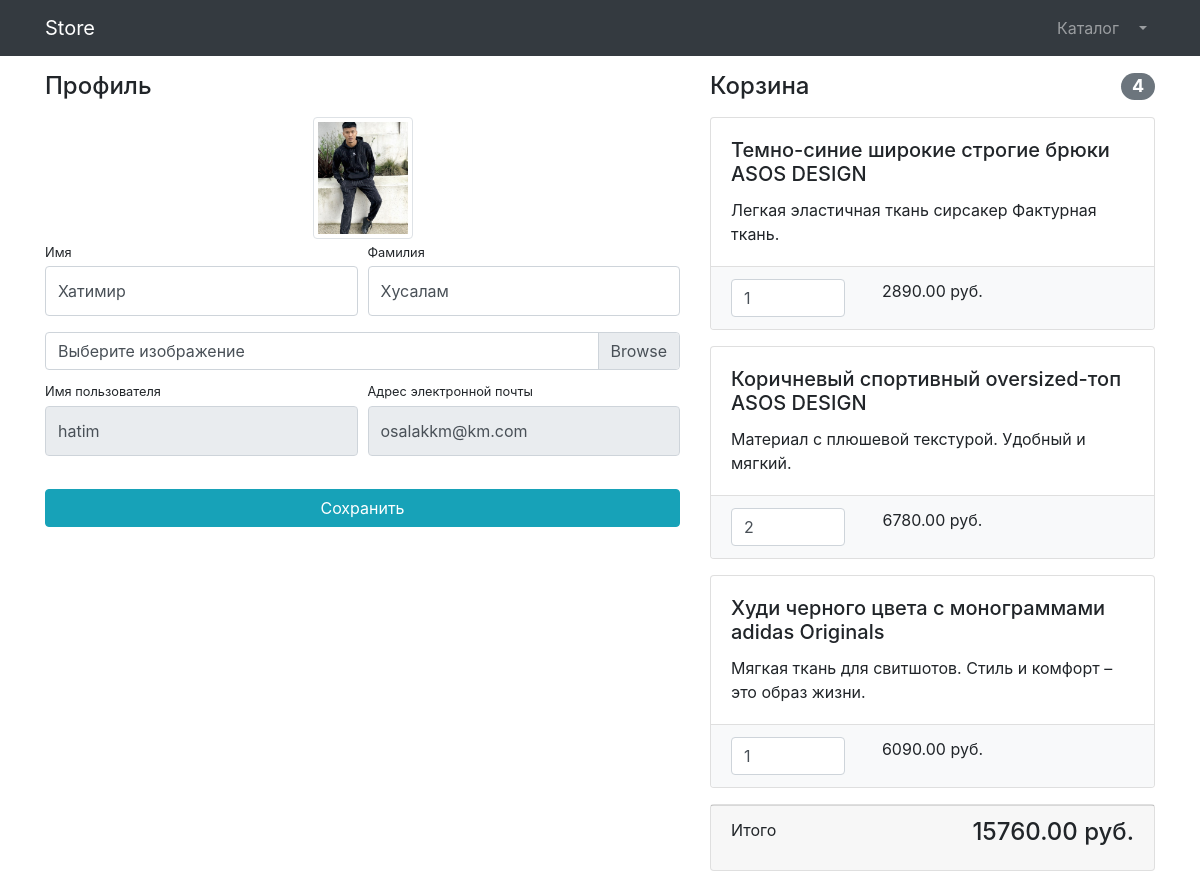
The app's page /users/profile/2 (signed in), older data.
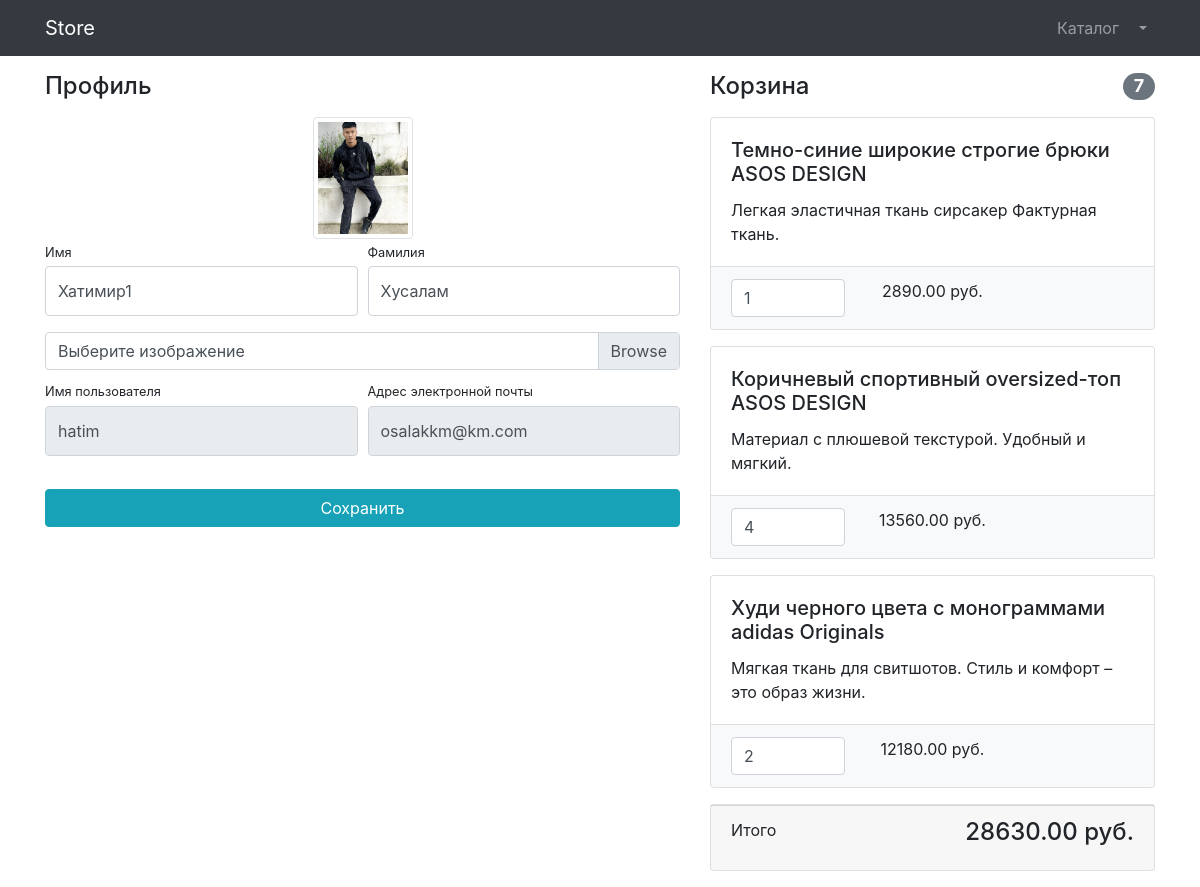
The same page, newer data.
### users/models.py (models this page shows)
class User(AbstractUser):
    image = models.ImageField(upload_to='users_images', blank=True, null=True)

### products/models.py (models this page shows, shortened)
class Basket(models.Model):
    user = models.ForeignKey(to=User, on_delete=models.CASCADE)
    product = models.ForeignKey(to=Product, on_delete=models.CASCADE)
    quantity = models.PositiveSmallIntegerField(default=0)
    created_timestamp = models.DateTimeField(auto_now_add=True)
    objects = BasketQuerySet.as_manager()
    def sum(self):
        return self.product.price * self.quantity

class Product(models.Model):
    name = models.CharField(max_length=256)
    description = models.TextField()
    price = models.DecimalField(max_digits=8, decimal_places=2)
    quantity = models.PositiveIntegerField(default=0)
    image = models.ImageField(upload_to='products_images')
    category = models.ForeignKey(to=ProductCategory, on_delete=models.PROTECT)
    class Meta:
        verbose_name = 'Продукт'
        verbose_name_plural = 'Продукты'

### users/views.py (the view, shortened to what this page needs)
# urls.py: path('profile/<int:pk>', login_required(UserProfileView.as_view()), name='profile'),
class UserProfileView(UpdateView):
    model = User
    form_class = UserProfileForm
    template_name = 'users/profile.html'
    def get_context_data(self, **kwargs):
        context = super(UserProfileView, self).get_context_data()
        context['title'] = 'Store - Личный кабинет'
        context['baskets'] = Basket.objects.filter(user=self.object)
        return context

### users/forms.py
class UserProfileForm(UserChangeForm):
    first_name = forms.CharField(widget=forms.TextInput(attrs={'class': 'form-control py-4'}))
    last_name = forms.CharField(widget=forms.TextInput(attrs={'class': 'form-control py-4'}))
    image = forms.ImageField(widget=forms.FileInput(attrs={'class': 'custom-file-input'}), required=False)
    username = forms.CharField(widget=forms.TextInput(attrs={'class': 'form-control py-4', 'readonly': True}))
    email = forms.CharField(widget=forms.TextInput(attrs={'class': 'form-control py-4', 'readonly': True}))
    class Meta:
        model = User
        fields = ('first_name', 'last_name', 'image', 'username', 'email')

### products/models.py (called while the page is built)
    def total_sum(self):
        return sum(basket.sum() for basket in self)

    def total_quantity(self):
        return sum(basket.quantity for basket in self)

### users/templates/users/profile.html (shortened to what this page needs)
{% extends 'products/base.html' %}
{% load static %}
{% block css %}
    <link href="{% static 'vendor/css/profile.css' %}" rel="stylesheet">
{% endblock %}
{% block content %}
    <div class="container">
        <div class="row">
            <div class="col-lg-7">
                <h4 class="mt-3 mb-3">Профиль</h4>
                <div class="col-lg-12 text-center">
                    <img width="100" height="100"
                         src="{% if user.image %} {{ user.image.url }} {% else %} {% static 'vendor/img/users/default_avatar.jpg' %} {% endif %}"
                         class="img-thumbnail">
                </div>
                <form action="{% url 'users:profile' user.id %}" method="post" enctype="multipart/form-data">
                    <div class="form-row">
                        <div class="col-lg-6">
                            <div class="form-group">
                                <label class="small mb-1" for="{{ form.first_name.id_for_label }}">Имя</label>
                                {{ form.first_name }}
                            </div>
                        </div>
                        <div class="col-lg-6">
                            <div class="form-group">
                                <label class="small mb-1" for="{{ form.last_name.id_for_label }}">Фамилия</label>
                                {{ form.last_name }}
                            </div>
                        </div>
                    </div>
                    <div class="form-row mb-2">
                        <div class="col-lg-12">
                            <div class="custom-file">
                                <label class="custom-file-label" for="{{ form.image.id_for_label }}">
                                    Выберите изображение
                                </label>
                            </div>
                        </div>
                    </div>
                    <div class="form-row">
                        <div class="col-lg-6">
                            <label class="small mb-1" for="{{ form.username.id_for_label }}">Имя пользователя</label>
                            {{ form.username }}
                        </div>
                        <div class="col-lg-6">
                            <label class="small mb-1" for="{{ form.email.id_for_label }}">
                                Адрес электронной почты
                            </label>
                            {{ form.email }}
                        </div>
                    </div>
                    <div class="form-row">
                        <div class="col-lg-12" style="margin-top: 33px;">
                            <input class="btn btn-info btn-block" type="submit" value="Сохранить">
                        </div>
                    </div>
                </form>
            </div>
            <div class="col-lg-5">
                {% include 'products/baskets.html' %}
            </div>
        </div>
    </div>
{% endblock %}

### products/templates/products/baskets.html (shortened to what this page needs)
{% if baskets %}
    <h4 class="mt-3 mb-3 d-flex justify-content-between align-items-center mb-3">
        Корзина <span class="badge badge-secondary badge-pill">{{ baskets.total_quantity }}</span>
    </h4>
    {% for basket in baskets %}
        <div class="card mb-3">
            <div class="card-body">
                <h5 class="card-title">{{ basket.product.name }}</h5>
                <p class="card-text">{{ basket.product.description }}</p>
            </div>
            <ul class="list-group list-group-flush">
                <li class="list-group-item bg-light">
                    <div class="row text-center">
                        <div class="col-lg-4">
                            <input name="basketID" type="number" class="form-control"
                                   value="{{ basket.quantity }}" min="0">
                        </div>
                        <div class="col-lg-4">{{ basket.sum }} руб.</div>
                        <div class="col-lg-4">
                        </div>
                    </div>
                </li>
            </ul>
        </div>
    {% endfor %}
    <div class="card mb-3">
        <div class="card-footer">
            <p class="float-left">Итого</p>
            <h4 class="float-right">{{ baskets.total_sum }} руб.</h4>
        </div>
    </div>
{% else %}
    <h4 class="mt-3 mb-3 text-center">
        Корзина пуста
    </h4>
{% endif %}

Row changes from the older to the newer data that the page shows:
changed User "Хусалам": first_name "Хатимир" → "Хатимир1"
changed through a linked row, Basket "Темно-синие широкие строгие брюки ASOS DESIGN": total_quantity "4" → "7"; total_sum "15760.00" → "28630.00"
changed Basket "Коричневый спортивный oversized-топ ASOS DESIGN": basketID "2" → "4"; sum "6780.00" → "13560.00"
changed Basket "Худи черного цвета с монограммами adidas Originals": basketID "1" → "2"; sum "6090.00" → "12180.00"
